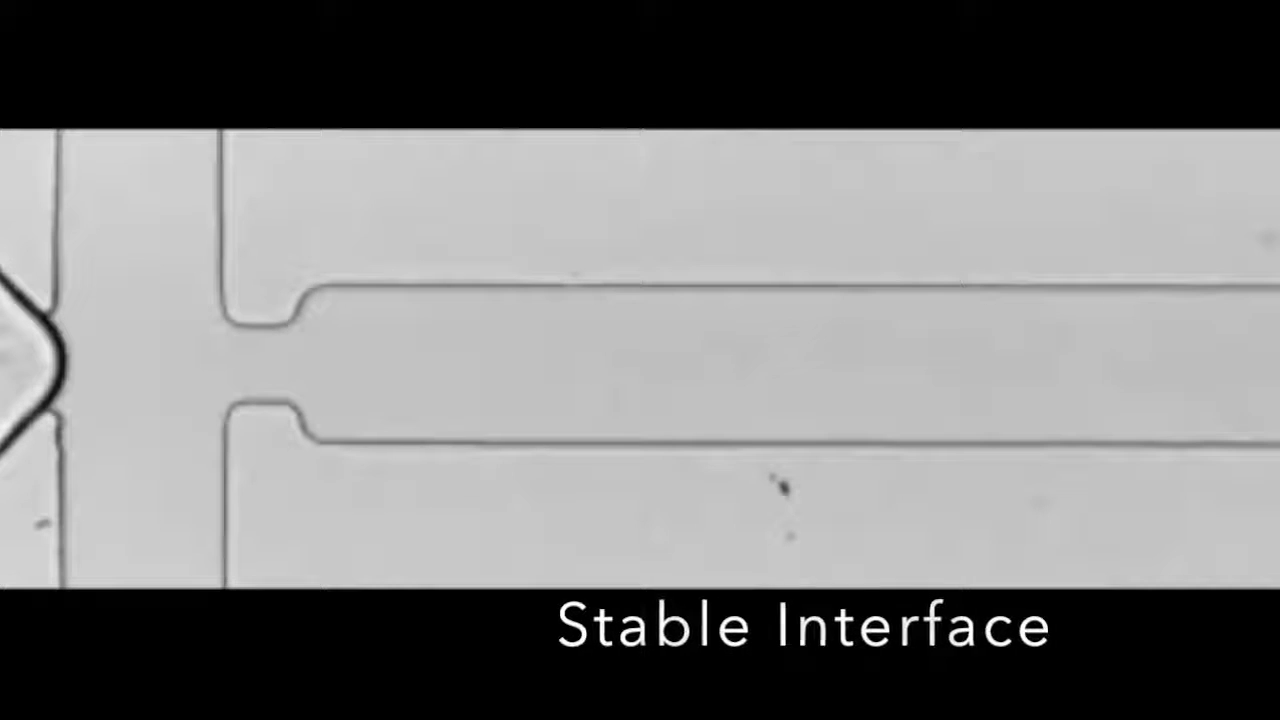
#> input picture frame 68 of jupyter/movie/sample001-46sec.mp4, 1280 x 720 px
$ jupyter execute dNinjaTrack_ver1.5.ipynb
#> lines starting #> are read from the running program, lines starting #| are printed output that depends on the picture; after the words box and inside, x2 and y2 are one past the last pixel; in counts of white or black regions, pixels touching at a corner belong together
[cell 1]
import cv2
import numpy as np
import random
import math
import traceback
cv2.__version__

accumulateWeight=0.03

"""
    Skip if dispersion of area of components is larger than
    dispersionMeanRatioThreshold * mean of area
"""
dispersionMeanRatioThreshold=0.2
"""
    Ignore area if it is smaller than areaThreshold
"""
areaThreshold=100
"""
    Skip if number of small areas less than areaThreshold
    is larger than acceptable areas * smallRatioThreshold
"""
smallRatioThreshold=2

# initialize detection area
class SetUp:
    def __init__(self, frame):
        self.frame = frame
        self.x0 = -1
        self.y0 = -1
        self.x1 = -1
        self.y1 = -1
        self.x2 = -1
        self.y2 = -1
        self.x3 = -1
        self.y3 = -1
    # show dialogs to click twice to define detection area
    def getDetectionArea(self):
        frame1 = self.frame.copy()
        cv2.putText(frame1, f"Please click Top-Left corner of the detection area", (int(origw/2), int(origh/2)), cv2.FONT_HERSHEY_PLAIN, 1, (255, 0, 0), 1, cv2.LINE_AA)
        cv2.imshow("img_overlay", frame1)
        cv2.setMouseCallback('img_overlay', self.setDetectionArea)
        while True:
            if self.x0 >= 0 and self.x1 >= 0 and self.x2 >= 0 and self.x3 >= 0 :
                break
            if cv2.waitKey(10) == 27:
                break
        cv2.destroyAllWindows()
        # needed for Mac
        for i in range (1,5):
            cv2.waitKey(1)
        return self.x0, self.y0, self.x1, self.y1, self.x2, self.y2, self.x3, self.y3
    # [35 lines left out: function setDetectionArea, not called in this run]

class Detector:
    # define detection area
    def __init__(self, w, h, x0, y0, x1, y1, x2, y2, x3, y3, ch):
        self.x0 = min(x0, x1)
        self.y0 = min(y0, y1)
        self.x1 = max(x0, x1)
        self.y1 = max(y0, y1)
        self.x2 = min(x2, x3)
        self.y2 = min(y2, y3)
        self.x3 = max(x2, x3)
        self.y3 = max(y2, y3)
        self.ch = ch
        self.lastStats = []
        self.lastId = 0
        # background for absolute difference
        self.img_back=np.zeros((self.height(),self.width(),self.ch), dtype=np.float32)
    # width of detection area
    def width(self):
        return self.x1 - self.x0
    # height of detection area
    def height(self):
        return self.y1 - self.y0
    # enhance difference to the previous frame
    def diff(self, frame):
        self.frame = frame
        self.img_crop = frame[self.y0 : self.y1, self.x0 : self.x1, 0 : frame.shape[2]]
        # get difference between current frame and background
        img_diff=cv2.absdiff(self.img_crop.astype(np.float32), self.img_back)
        # gradually change background to current frame
        cv2.accumulateWeighted(self.img_crop, self.img_back, accumulateWeight)
        img_diff = cv2.cvtColor(img_diff, cv2.COLOR_BGR2GRAY)
        self.img_diff = img_diff.astype(np.uint8)
        return self.img_diff
    # denoise enhanced difference
    # [6 lines left out: function denoise, not called in this run]
    # fill white outside of droplets
    def floodFill(self, img, seedPoint):
        retval, img, mask, rect = cv2.floodFill(img, None, seedPoint=seedPoint, newVal=255)
        return img;
    # is this component located on the borders of detection area?
    # [76 lines left out: functions border, dispersion, getId, overlay, not called in this run]

cap = cv2.VideoCapture("movie/sample001-46sec.mp4")
#cap = cv2.VideoCapture("movie/sample002-230510-pierre.mp4")
fps = cap.get(cv2.CAP_PROP_FPS)
print("FPS : ", fps)

ret, frame = cap.read()
#> frame is the input picture: shape (720, 1280, 3); min 0, max 255, mean 125.5
origh, origw, ch = frame.shape
#> origh = 720; origw = 1280; ch = 3
print("origw=", origw, ", origh=", origh)
#| origw= 1280 , origh= 720

setup = SetUp(frame)
x0, y0, x1, y1, x2, y2, x3, y3 = setup.getDetectionArea()
#> in getDetectionArea, `cv2.putText(frame1, f"Please click Top-Left corner of the detection ar..`:
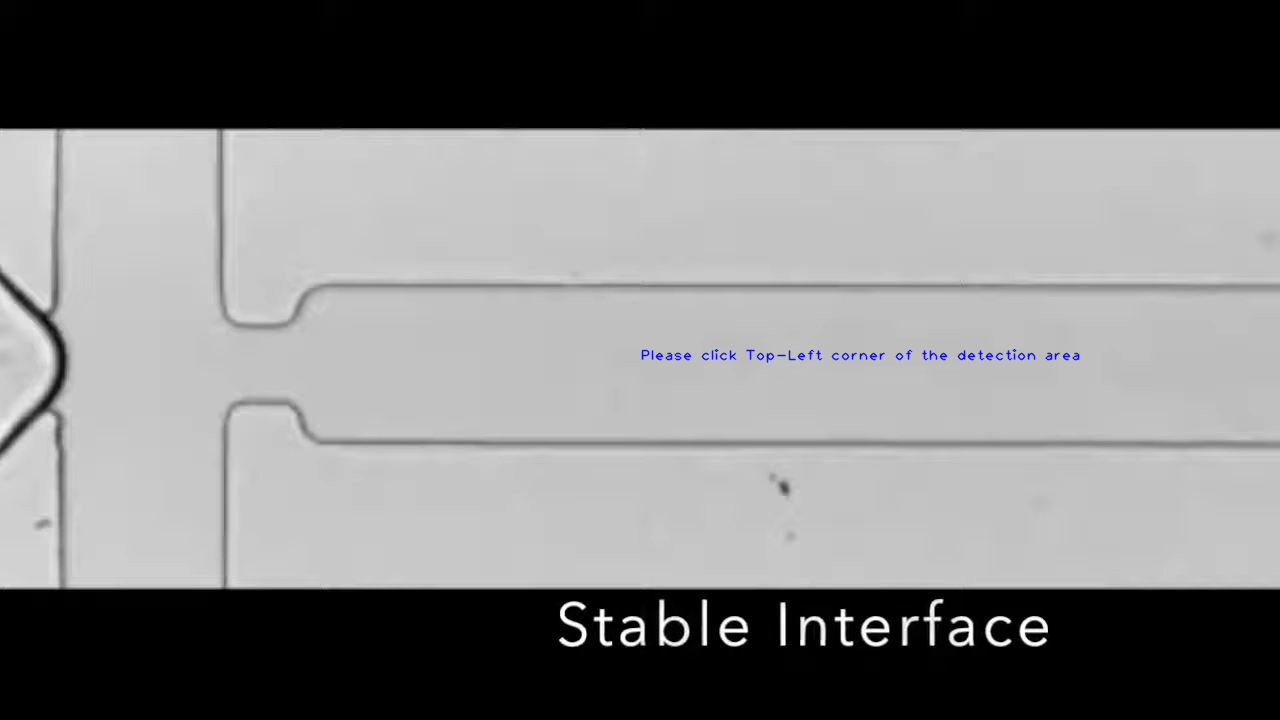
#> frame1: shape (720, 1280, 3); 0.22% of pixels changed, all inside (x1, y1, x2, y2) = (641, 349, 1080, 364)
#> (key Esc is pressed here)
#> x0 = -1; y0 = -1; x1 = -1; y1 = -1; x2 = -1; y2 = -1; x3 = -1; y3 = -1
print("DetectionArea : x0=", x0, ", y0=", y0, ", x1=", x1, ", y1=", y1, ", x2=", x2, ", y2=", y2, ", x3=", x3, ", y3=", y3)
#| DetectionArea : x0= -1 , y0= -1 , x1= -1 , y1= -1 , x2= -1 , y2= -1 , x3= -1 , y3= -1

detector = Detector(origw, origh, x0, y0, x1, y1, x2, y2, x3, y3, ch)
#> in __init__, `self.img_back=np.zeros((self.height(),self.width(),self.ch), dtype=np...`: self.img_back = empty array

while True:
    ret, frame = cap.read()
    if ret == False:
        break
    try:
        img_diff = detector.diff(frame)
        cv2.imshow("img_diff", img_diff)
        img_denoise = detector.denoise()
        cv2.imshow("img_denoise", img_denoise)
        img_overlay = detector.overlay()
        cv2.imshow("img_overlay", img_overlay)
    except Exception as inst:
        #traceback.print_exc()
        dispersion = inst.args
        #print("dispersion=", dispersion)
        cv2.putText(frame, f"dispersion:{dispersion}", (int(origw/2), int(origh/2)), cv2.FONT_HERSHEY_PLAIN, 1, (255, 0, 0), 1, cv2.LINE_AA)
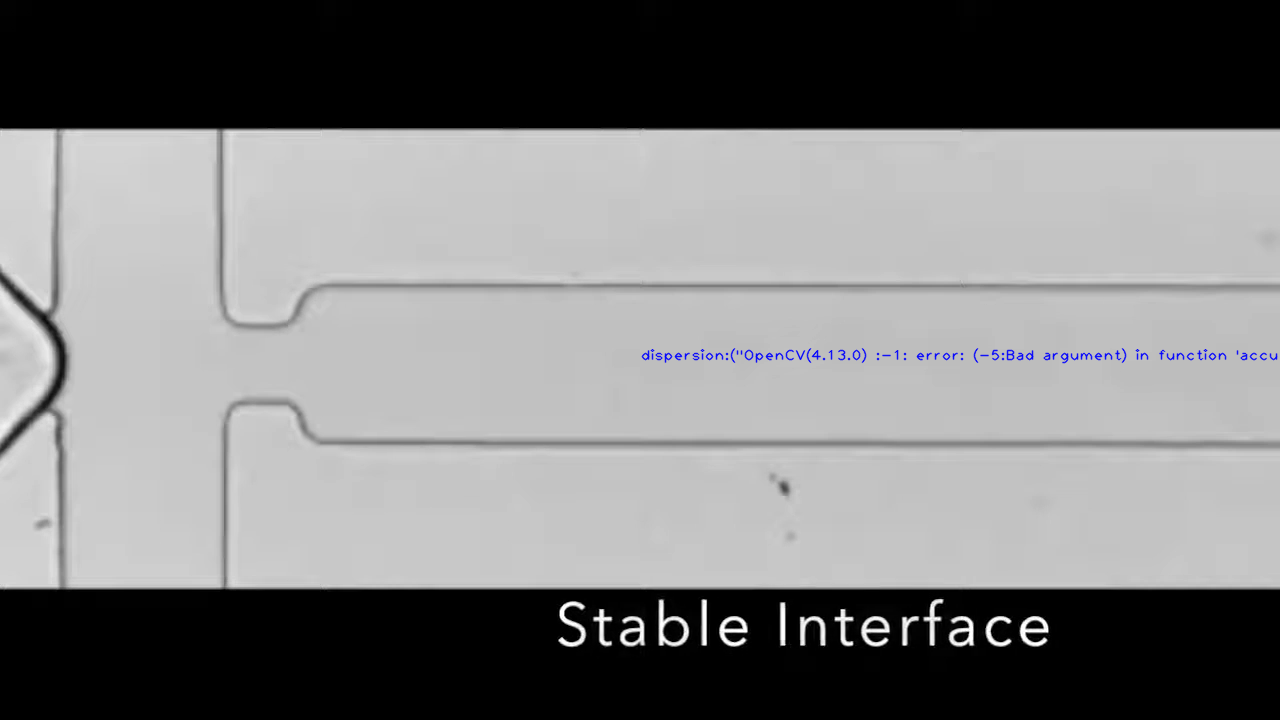
#> frame: shape (720, 1280, 3); mean B, G, R 125.6, 125.2, 125.2
        cv2.imshow("img_overlay", frame)
    if cv2.waitKey(10) == 27:
#> (key Esc is pressed here)
        break
cv2.destroyAllWindows()
# needed for Mac
for i in range (1,5):
    cv2.waitKey(1)

$ run again, starting later in the video
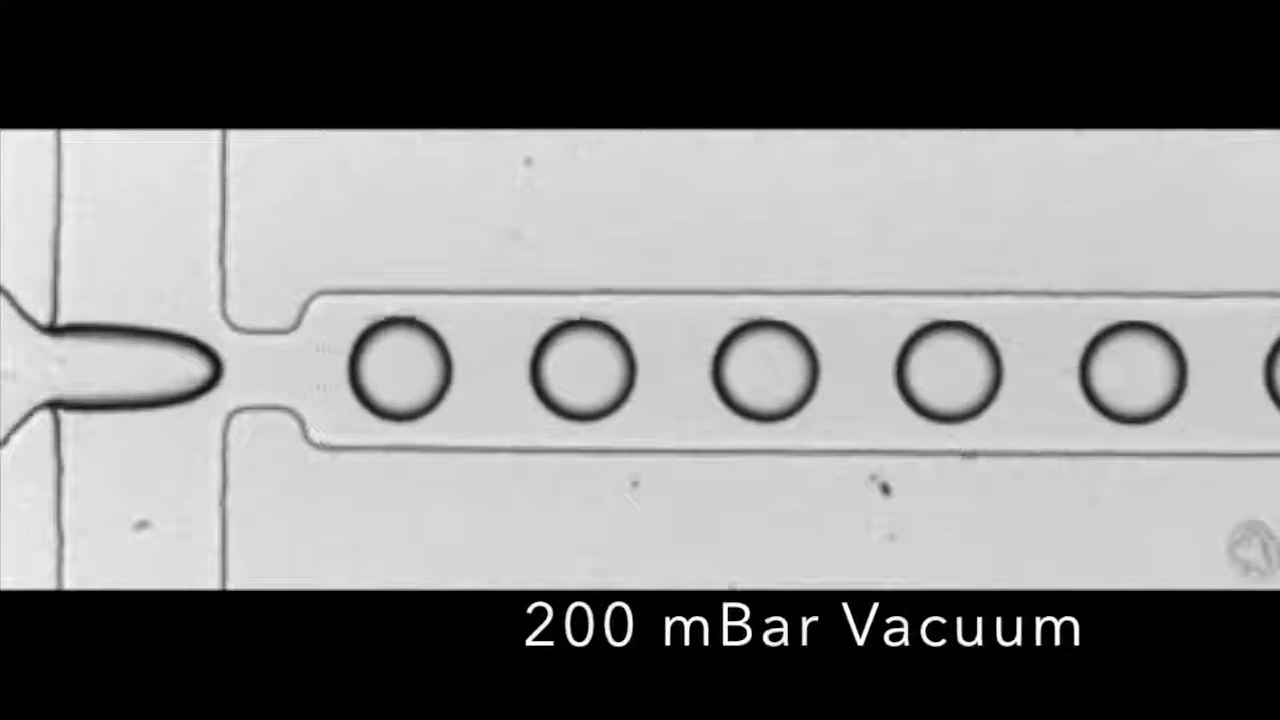
#> input picture frame 309 of jupyter/movie/sample001-46sec.mp4, 1280 x 720 px
#> frame is the input picture: shape (720, 1280, 3); min 0, max 255, mean 131.4
#| origw= 1280 , origh= 720
#> frame1: shape (720, 1280, 3); 0.22% of pixels changed, all inside (x1, y1, x2, y2) = (641, 349, 1080, 364)
#> x0 = -1
#| DetectionArea : x0= -1 , y0= -1 , x1= -1 , y1= -1 , x2= -1 , y2= -1 , x3= -1 , y3= -1
#> self.img_back = empty array
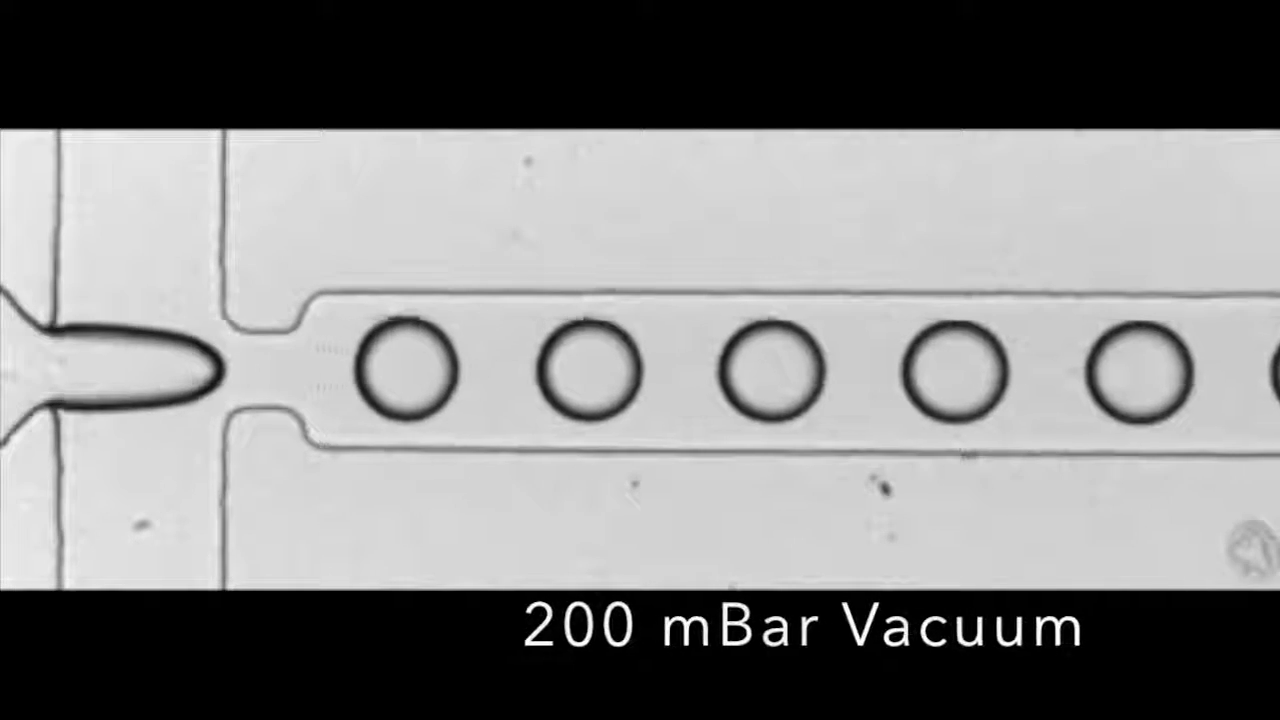
#> input picture frame 310 of jupyter/movie/sample001-46sec.mp4, 1280 x 720 px
#> frame is the input picture: shape (720, 1280, 3); min 0, max 255, mean 131.5
#> `cv2.putText(frame, f"dispersion:{dispersion}", (int(origw/2), int(orig..`:
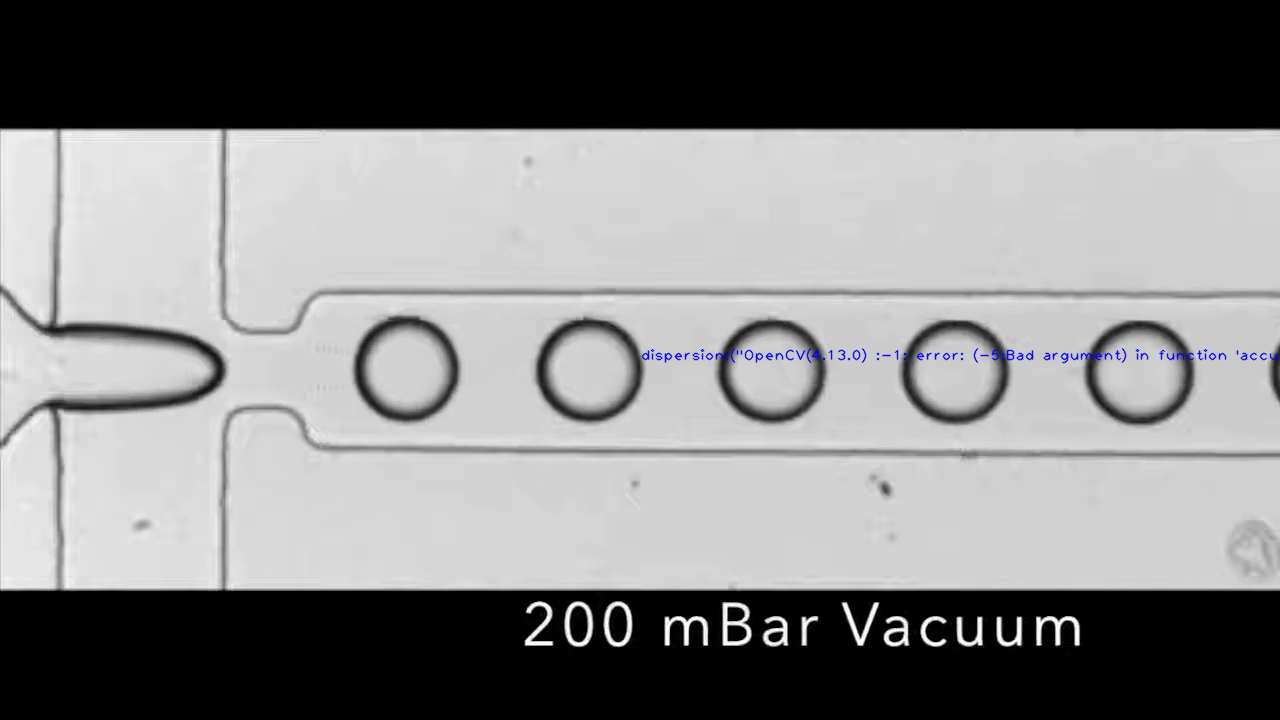
#> frame: shape (720, 1280, 3); 0.34% of pixels changed, all inside (x1, y1, x2, y2) = (641, 348, 1278, 364)

$ run again, starting later in the video
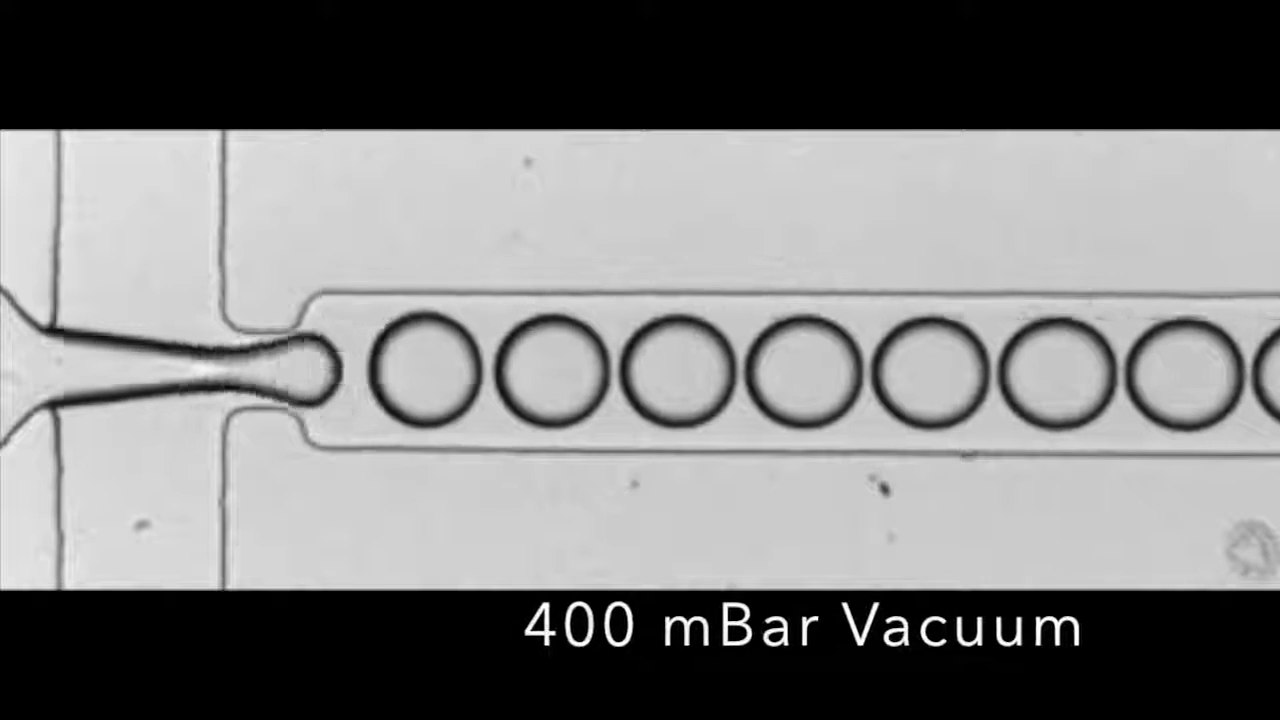
#> input picture frame 550 of jupyter/movie/sample001-46sec.mp4, 1280 x 720 px
#> frame is the input picture: shape (720, 1280, 3); min 0, max 255, mean 125.1
#| origw= 1280 , origh= 720
#> frame1: shape (720, 1280, 3); 0.22% of pixels changed, all inside (x1, y1, x2, y2) = (641, 349, 1080, 364)
#> x0 = -1
#| DetectionArea : x0= -1 , y0= -1 , x1= -1 , y1= -1 , x2= -1 , y2= -1 , x3= -1 , y3= -1
#> self.img_back = empty array
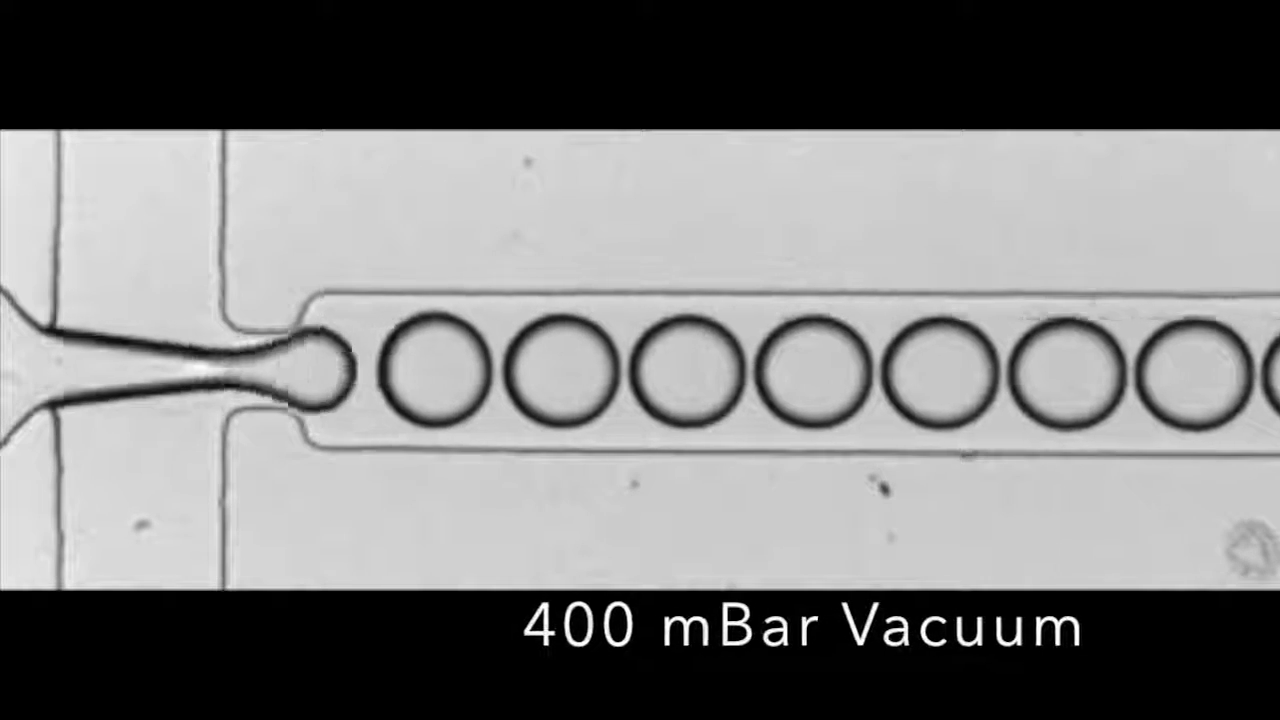
#> input picture frame 551 of jupyter/movie/sample001-46sec.mp4, 1280 x 720 px
#> frame is the input picture: shape (720, 1280, 3); min 0, max 255, mean 125.1
#> `cv2.putText(frame, f"dispersion:{dispersion}", (int(origw/2), int(orig..`:
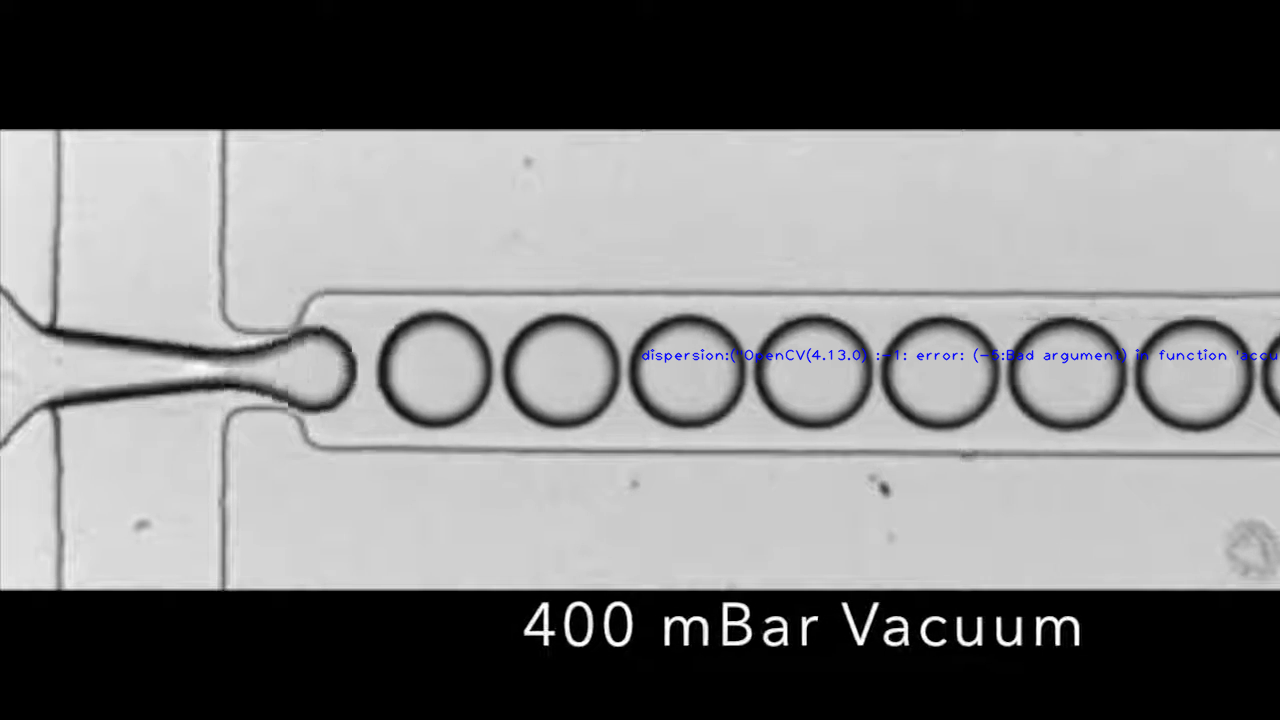
#> frame: shape (720, 1280, 3); 0.34% of pixels changed, all inside (x1, y1, x2, y2) = (641, 348, 1278, 364)
